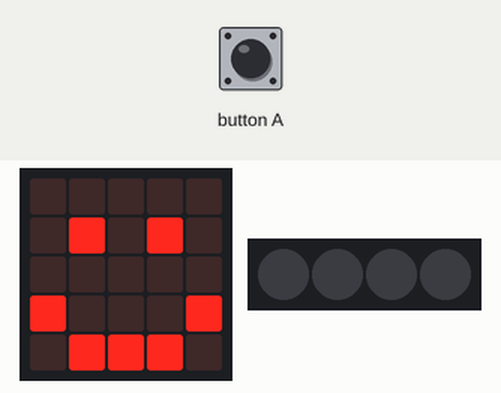
A program run on a simulated BBC micro:bit (MakeCode). Parts: the board's 5×5 LED display, 4 RGB LEDs in strip order, left to right. The inputs (shaded band) are chosen by the test bench. Dim RGB values are drawn brighter than linear.

Above: at 1.8 s.
1.9 s: button A pressed for 0.15 s
At 2.6 s:
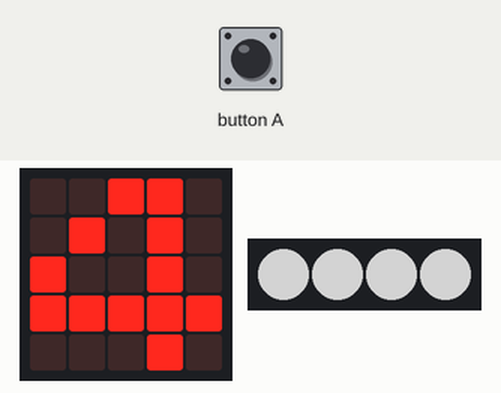
At 6.1 s:
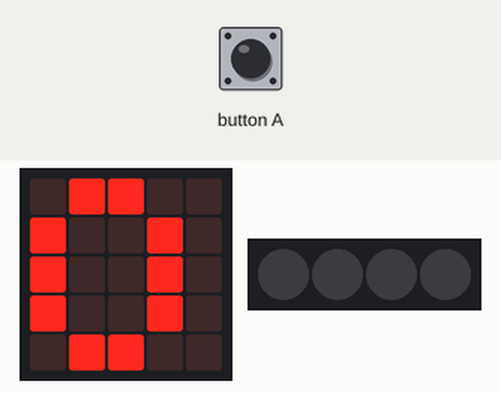
Timing chart, 0 to 7.6 s (numbered marks = the images above; inputs shaded):
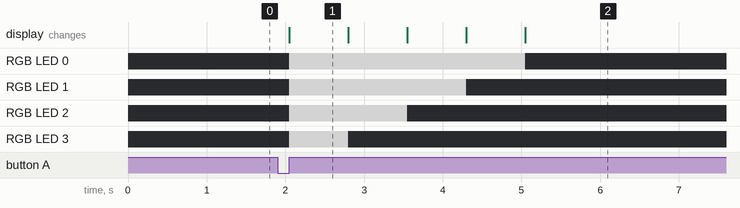

The program:

main.ts
```typescript
// (licence header left out)
// variables
let loopCounter: number = 4
let xandersNeopixelStrip: neopixel.Strip = null

// setup
basic.clearScreen()
xandersNeopixelStrip = neopixel.create(DigitalPin.P16, 4, NeoPixelMode.RGB)
xandersNeopixelStrip.setPixelColor(0, neopixel.colors(NeoPixelColors.Black))
xandersNeopixelStrip.setPixelColor(1, neopixel.colors(NeoPixelColors.Black))
xandersNeopixelStrip.setPixelColor(2, neopixel.colors(NeoPixelColors.Black))
xandersNeopixelStrip.setPixelColor(3, neopixel.colors(NeoPixelColors.Black))
xandersNeopixelStrip.show()
basic.showIcon(IconNames.Happy)

// turn on all the lights
input.onButtonPressed(Button.A, function() {
    while (loopCounter > 0) {

        if (loopCounter == 4) {
            // lights up 4 neopixels
            xandersNeopixelStrip.setPixelColor(0, neopixel.colors(NeoPixelColors.White))
            xandersNeopixelStrip.setPixelColor(1, neopixel.colors(NeoPixelColors.White))
            xandersNeopixelStrip.setPixelColor(2, neopixel.colors(NeoPixelColors.White))
            xandersNeopixelStrip.setPixelColor(3, neopixel.colors(NeoPixelColors.White))
            xandersNeopixelStrip.show()
            basic.showNumber(loopCounter)
            loopCounter = loopCounter - 1
        }

        if (loopCounter == 3) {
            // lights up 3 neopixels
            xandersNeopixelStrip.setPixelColor(0, neopixel.colors(NeoPixelColors.White))
            xandersNeopixelStrip.setPixelColor(1, neopixel.colors(NeoPixelColors.White))
            xandersNeopixelStrip.setPixelColor(2, neopixel.colors(NeoPixelColors.White))
            xandersNeopixelStrip.setPixelColor(3, neopixel.colors(NeoPixelColors.Black))
            xandersNeopixelStrip.show()
            basic.showNumber(loopCounter)
            loopCounter = loopCounter - 1
        }

        if (loopCounter == 2) {
            // lights up 2 neopixels
            xandersNeopixelStrip.setPixelColor(0, neopixel.colors(NeoPixelColors.White))
            xandersNeopixelStrip.setPixelColor(1, neopixel.colors(NeoPixelColors.White))
            xandersNeopixelStrip.setPixelColor(2, neopixel.colors(NeoPixelColors.Black))
            xandersNeopixelStrip.setPixelColor(3, neopixel.colors(NeoPixelColors.Black))
            xandersNeopixelStrip.show()
            basic.showNumber(loopCounter)
            loopCounter = loopCounter - 1
        }

        if (loopCounter == 1) {
            // lights up 1 neopixels
            xandersNeopixelStrip.setPixelColor(0, neopixel.colors(NeoPixelColors.White))
            xandersNeopixelStrip.setPixelColor(1, neopixel.colors(NeoPixelColors.Black))
            xandersNeopixelStrip.setPixelColor(2, neopixel.colors(NeoPixelColors.Black))
            xandersNeopixelStrip.setPixelColor(3, neopixel.colors(NeoPixelColors.Black))
            xandersNeopixelStrip.show()
            basic.showNumber(loopCounter)
            loopCounter = loopCounter - 1
        }

    } if (loopCounter == 0) {
        // turns off al neopixels
        xandersNeopixelStrip.setPixelColor(0, neopixel.colors(NeoPixelColors.Black))
        xandersNeopixelStrip.setPixelColor(1, neopixel.colors(NeoPixelColors.Black))
        xandersNeopixelStrip.setPixelColor(2, neopixel.colors(NeoPixelColors.Black))
        xandersNeopixelStrip.setPixelColor(3, neopixel.colors(NeoPixelColors.Black))
        xandersNeopixelStrip.show()
        basic.showNumber(loopCounter)
    }
})
```

Measured:
- after the input at 1.9 s, RGB LED 0: off → RGB(127, 127, 127) after 0.15 s, → off 3.0 s later; RGB LED 1: off → RGB(127, 127, 127) after 0.15 s, → off 2.3 s later; RGB LED 2: off → RGB(127, 127, 127) after 0.15 s, → off 1.5 s later; RGB LED 3: off → RGB(127, 127, 127) after 0.15 s, → off 0.75 s later; the display: changes after 0.15 s (image 1)
- what the display in image 1 shows lasts 0.7 s, from 2.1 s to 2.8 s
